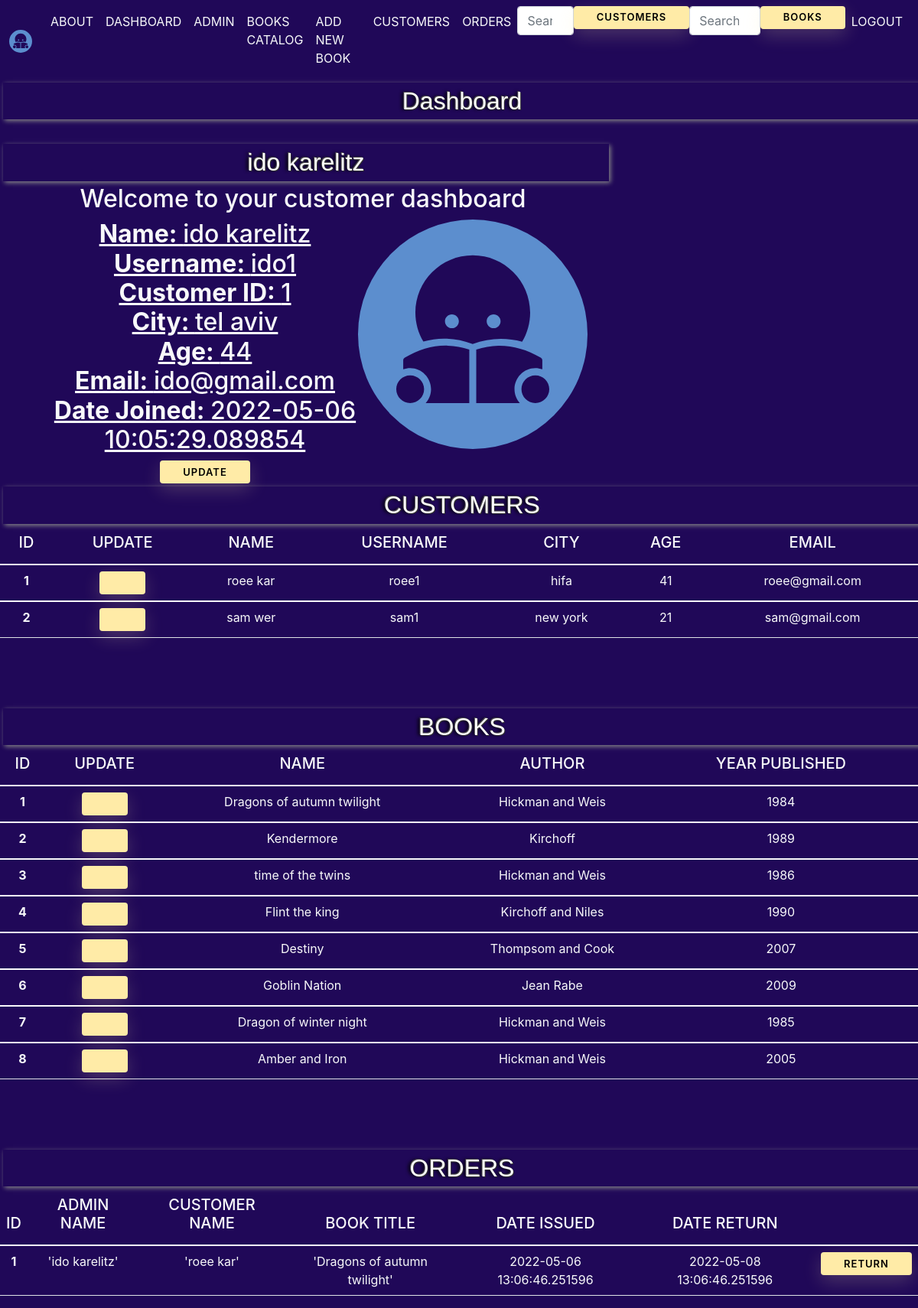
The page /dashboard (signed in) on the database its author committed.
### models.py (models this page shows, shortened)
class Admins(db.Model, UserMixin):
    id        = db.Column(db.Integer, primary_key=True)
    name      = db.Column(db.String(200), nullable=False)
    username   = db.Column(db.String(200), nullable=False, unique=True)
    city      = db.Column(db.String(200), nullable=False)
    age       = db.Column(db.String(10), nullable=False)
    email      = db.Column(db.String(200), nullable=False)
    date_added = db.Column(db.DateTime, default=datetime.datetime.utcnow)
    issue_admin = db.relationship("Orders", backref="adminer", lazy=True)
    password_hash= db.Column(db.String(128))
    @property
    def password(self):
       raise AttributeError("password is not a readable attribute")
    def __repr__(self):
        return '%r' % self.name

class Customers(db.Model, UserMixin):
    id        = db.Column(db.Integer, primary_key=True)
    name      = db.Column(db.String(200), nullable=False)
    username   = db.Column(db.String(200), nullable=False, unique=True)
    city      = db.Column(db.String(200), nullable=False)
    age       = db.Column(db.String(10), nullable=False)
    email      = db.Column(db.String(200), nullable=False)
    date_added = db.Column(db.DateTime, default=datetime.datetime.utcnow)
    issue_book = db.relationship("Orders", backref="issuer", lazy=True)
    password_hash= db.Column(db.String(128))
    @property
    def password(self):
       raise AttributeError("password is not a readable attribute")
    def __repr__(self):
        return '%r' % self.name

class Books(db.Model):
    id             = db.Column(db.Integer, primary_key=True)
    name           = db.Column(db.String(200), nullable=False, unique=True)
    author         = db.Column(db.String(200), nullable=False)
    year_published = db.Column(db.Integer, nullable=False)
    profile_pic       = db.Column(db.String(), nullable=True)
    copy = db.relationship("Orders", backref="orderer", lazy=True)
    def __repr__(self):
        return '%r'   % self.name

class Orders(db.Model):
    id = db.Column(db.Integer, primary_key=True)
    issued_by = db.Column(db.Integer, db.ForeignKey("admins.id"))
    date_issued = db.Column(db.DateTime(), default=None)
    date_return = db.Column(db.DateTime(), default=None)
    book = db.Column(db.Integer, db.ForeignKey("books.id"))
    issued_to = db.Column(db.Integer, db.ForeignKey("customers.id"))

### app.py (the view)
@app.route('/dashboard', methods=['GET','POST'])
@login_required
def dashboard():
    our_books=Books.query.order_by(Books.id)
    our_customers=Customers.query.order_by(Customers.date_added)
    our_issues=Orders.query.order_by(Orders.date_issued)
    return render_template('dashboard.html', our_books=our_books, our_customers=our_customers,our_issues=our_issues)

### forms.py
class SearchForm(FlaskForm):
    searched = StringField("Searched")
    submit = SubmitField('Submit')

class Search2Form(FlaskForm):
    searched2 = StringField("Searched2")
    submit = SubmitField('Submit')

### app.py (called while the page is built)
@login_manager.user_loader
def load_admin(admin_id):
    return Admins.query.get(int(admin_id))

@app.context_processor
def base():
    form=SearchForm()
    return dict(form=form)

@app.context_processor
def base():
    form=Search2Form()
    return dict(form=form)

### templates/dashboard.html (shortened to what this page needs)
{% extends 'layout.html' %}
{% block body %}
<h1>Dashboard</h1>
<br/>
<div class="container2">
<div class="row">
  <div class="col-sm-8">
<div class="div text-light ">
    <div class="div-header">
        <h1>{{ current_user.name }}</h1>
    </div>
    <div class="div-body">
      <h2 class="div-title text-center text-light">Welcome to your customer dashboard</h2>
      <a class="div-text text-light">
        <div class="container">
          <div class="row">
            <div class="col text-center"><h2>
        <strong>Name: </strong>{{ current_user.name }}<br/>
        <strong>Username: </strong>{{ current_user.username }}<br/>
        <strong>Customer ID: </strong>{{ current_user.id }}<br/>
        <strong>City: </strong>{{ current_user.city }}<br/>
        <strong>Age: </strong>{{ current_user.age }}<br/>
        <strong>Email: </strong>{{ current_user.email }}<br/>
        <strong>Date Joined: </strong>{{ current_user.date_added }}<br/>
      </a></h2>
      <a href="{{ url_for('Update_customer', id=current_user.id) }}" class="btn btn-success">Update</a>
    </div>
    <div class="col-sm-4" >
      <img src="{{ url_for('static', filename='images/logo_main.svg')}}" align="right" width="300">
    </div>
  </div>
</div>
</div>
</div>
<div class="container2">
  <h1>CUSTOMERS</h1>
  <div class="table-responsive-sm">
  <table class="table w-100 text-light text-center ">
    <thead>
      <tr>
        <th scope="col"><h5>ID</h5></th>
        <th scope="col"><h5>UPDATE</h5></th>
        <th scope="col"><h5>NAME</h5></th>
        <th scope="col"><h5>USERNAME</h5></th>
        <th scope="col"><h5>CITY</h5></th>
        <th scope="col"><h5>AGE</h5></th>
        <th scope="col"><h5>EMAIL</h5></th>
      </tr>
    </thead>
    {% for our_customer in our_customers%}
    <tr class="bg-info">
      <tbody>
        <th scope="row">{{ our_customer.id }}</th>
        <td><a href="{{ url_for('Update_customer', id=our_customer.id) }}" class="btn btn-success"></a></td>
        <td>{{ our_customer.name }}</td>
        <td>{{ our_customer.username }}</td>
        <td>{{ our_customer.city }}</td>
        <td>{{ our_customer.age }}</td>
        <td>{{ our_customer.email }}</td>
    </tr>
    {% endfor %}
  </table>
</div>
<br/><br/><br/>
<h1>BOOKS</h1>
  <table class="table w-100 text-light text-center ">
    <thead>
      <tr>
        <th scope="col"><h5>ID</h5></th>
        <th scope="col"><h5>UPDATE</h5></th>
        <th scope="col"><h5>NAME</h5></th>
        <th scope="col"><h5>AUTHOR</h5></th>
        <th scope="col"><h5>YEAR PUBLISHED</h5></th>
      </tr>
    </thead>
    {% for our_book in our_books%}
    <tr class="bg-info">
      <tbody>
        <th scope="row">{{ our_book.id }}</th>
        <td><a href="{{ url_for('Update_book', id=our_book.id) }}" class="btn btn-success"></a></td>
        <td>{{ our_book.name }}</td>
        <td>{{ our_book.author }}</td>
        <td>{{ our_book.year_published }}</td>
        <td>{{ our_book.book_pic }}</td>
    </tr>
    {% endfor %}
  </table>
  <br/><br/><br/>
  <h1>ORDERS</h1>
  <div class="table-responsive-sm">
<table class="table w-100 text-light text-center ">
  <thead>
    <tr>
      <th scope="col">
        <h5>ID</h5>
      </th>
      <th scope="col">
        <h5>ADMIN NAME</h5>
      </th>
      <th scope="col">
        <h5>CUSTOMER NAME</h5>
      </th>
      <th scope="col">
        <h5>BOOK TITLE</h5>
      </th>
      <th scope="col">
        <h5>DATE ISSUED</h5>
      </th>
      <th scope="col">
        <h5>DATE RETURN</h5>
      </th>
    </tr>
  </thead>
  {% for our_issues in our_issues %}
  <tr class="bg-info">
    <tbody>
      <th scope="row">{{ our_issues.id }}</th>
      <td>{{ our_issues.adminer }}</td>
      <td>{{ our_issues.issuer }}</td>
      <td>{{ our_issues.orderer }}</td>
      <td>{{ our_issues.date_issued }}</td>
      <td>{{ our_issues.date_return }}</td>
      <td><a href="{{ url_for('delete_order', id=our_issues.id) }}" class="btn btn-danger">Return</a></td>
  </tr>
</div>
  {% endfor %}
</div>
  {% endblock %}

### static/css/style.css (style rules this page uses)
body { background-color: rgb(7, 7, 56); }
h2 { color: rgb(255, 255, 255); }
h1 { font-size: 32px; text-shadow: -1px -1px rgb(77, 77, 77), 1px 1px rgb(49, 49, 49), -3px 0 4px #000; font-family:Arial, Helvetica, sans-serif; color: rgb(255, 255, 255); padding:5px; font-weight:lighter; -moz-box-shadow: 2px 2px 6px #888; -webkit-box-shadow: 2px 2px 6px #888; box-shadow:2px 2px 6px #888; text-align:center; display:block; margin:4px; width: 100%; background-image:url(images/background-h1-wood.jpg); }
.btn { border-radius: 4px; height: 30px; font-size: 13px; font-weight: 600; text-transform: uppercase; -webkit-transition : all 200ms linear; transition: all 200ms linear; padding: 0 30px; letter-spacing: 1px; display: -webkit-inline-flex; display: -ms-inline-flexbox; display: inline-flex; -webkit-align-items: center; -moz-align-items: center; -ms-align-items: center; align-items: center; -webkit-justify-content: center; -moz-justify-content: center; -ms-justify-content: center; justify-content: center; -ms-flex-pack: center; text-align: center; border: none; background-color: #ffeba7; color: #000000; box-shadow: 0 8px 24px 0 rgba(255,235,167,.2); }
.btn:last-child { margin: 0; }
body { font-family: -apple-system, BlinkMacSystemFont, Segoe UI, Roboto, Open Sans, Ubuntu, Fira Sans, Helvetica Neue, sans-serif; font-size: 1rem; color: #222; background-color: #200858; margin: 0; }

### rows shown on the page
Admins: name "ido karelitz", username "ido1", id "1", city "tel aviv", age "44", email "ido@gmail.com", date_added "2022-05-06 10:05:29.089854"
Customers: id "1", name "roee kar", username "roee1", city "hifa", age "41", email "roee@gmail.com"
Customers: id "2", name "sam wer", username "sam1", city "new york", age "21", email "sam@gmail.com"
Books: id "1", name "Dragons of autumn twilight", author "Hickman and Weis", year_published "1984"
Books: id "2", name "Kendermore", author "Kirchoff", year_published "1989"
Books: id "3", name "time of the twins", author "Hickman and Weis", year_published "1986"
Books: id "4", name "Flint the king", author "Kirchoff and Niles", year_published "1990"
Books: id "5", name "Destiny", author "Thompsom and Cook", year_published "2007"
Books: id "6", name "Goblin Nation", author "Jean Rabe", year_published "2009"
Books: id "7", name "Dragon of winter night", author "Hickman and Weis", year_published "1985"
Books: id "8", name "Amber and Iron", author "Hickman and Weis", year_published "2005"
Orders: id "1", adminer "'ido karelitz'", issuer "'roee kar'", orderer "'Dragons of autumn twilight'", date_issued "2022-05-06 13:06:46.251596", date_return "2022-05-08 13:06:46.251596"
